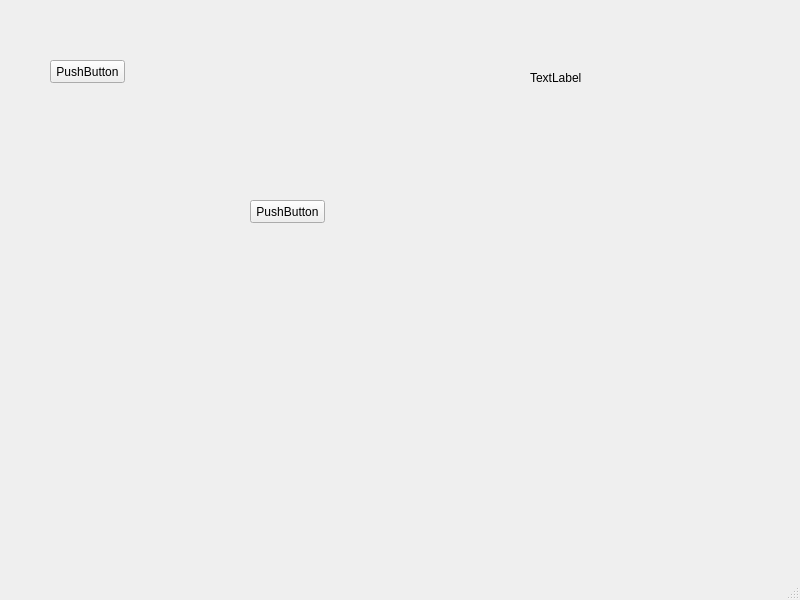
<?xml version="1.0" encoding="UTF-8"?>
<ui version="4.0">
 <class>MainWindow</class>
 <widget class="QMainWindow" name="MainWindow">
  <property name="geometry">
   <rect>
    <x>0</x>
    <y>0</y>
    <width>800</width>
    <height>600</height>
   </rect>
  </property>
  <property name="windowTitle">
   <string>MainWindow</string>
  </property>
  <widget class="QWidget" name="centralwidget">
   <widget class="QPushButton" name="pushButton">
    <property name="geometry">
     <rect>
      <x>50</x>
      <y>60</y>
      <width>75</width>
      <height>23</height>
     </rect>
    </property>
    <property name="text">
     <string>PushButton</string>
    </property>
   </widget>
   <widget class="QPushButton" name="pushButton_2">
    <property name="geometry">
     <rect>
      <x>250</x>
      <y>200</y>
      <width>75</width>
      <height>23</height>
     </rect>
    </property>
    <property name="text">
     <string>PushButton</string>
    </property>
   </widget>
   <widget class="QLabel" name="label">
    <property name="geometry">
     <rect>
      <x>530</x>
      <y>70</y>
      <width>181</width>
      <height>16</height>
     </rect>
    </property>
    <property name="text">
     <string>TextLabel</string>
    </property>
   </widget>
  </widget>
  <widget class="QMenuBar" name="menubar">
   <property name="geometry">
    <rect>
     <x>0</x>
     <y>0</y>
     <width>800</width>
     <height>21</height>
    </rect>
   </property>
  </widget>
  <widget class="QStatusBar" name="statusbar"/>
 </widget>
 <resources/>
 <connections/>
</ui>
